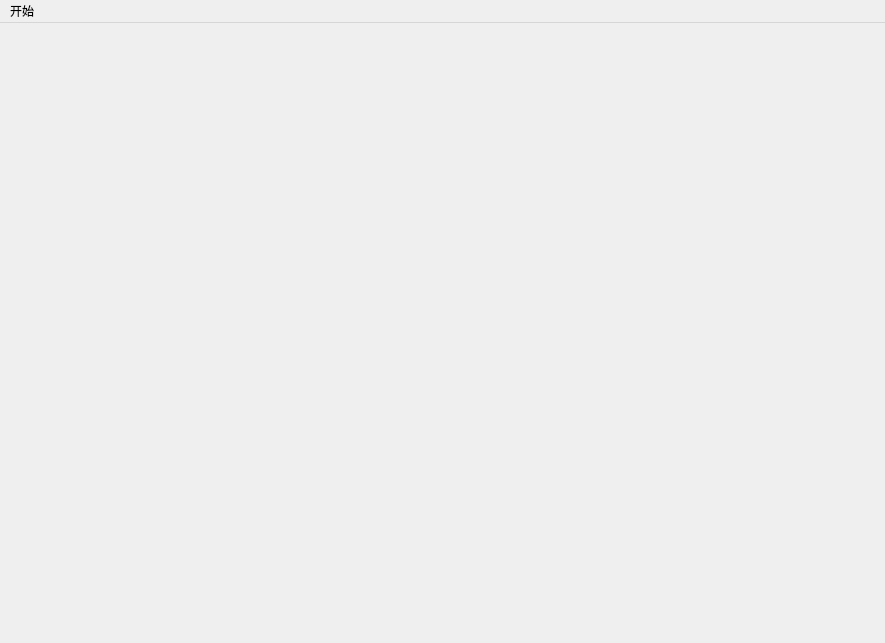
<?xml version="1.0" encoding="UTF-8"?>
<ui version="4.0">
 <class>MainWindow</class>
 <widget class="QMainWindow" name="MainWindow">
  <property name="geometry">
   <rect>
    <x>0</x>
    <y>0</y>
    <width>885</width>
    <height>643</height>
   </rect>
  </property>
  <property name="windowTitle">
   <string>MainWindow</string>
  </property>
  <widget class="QWidget" name="centralwidget"/>
  <widget class="QMenuBar" name="menubar">
   <property name="geometry">
    <rect>
     <x>0</x>
     <y>0</y>
     <width>885</width>
     <height>26</height>
    </rect>
   </property>
   <widget class="QMenu" name="menu">
    <property name="title">
     <string>开始</string>
    </property>
    <addaction name="actionquit"/>
   </widget>
   <addaction name="menu"/>
  </widget>
  <action name="actionquit">
   <property name="text">
    <string>退出</string>
   </property>
  </action>
 </widget>
 <resources/>
 <connections/>
</ui>
